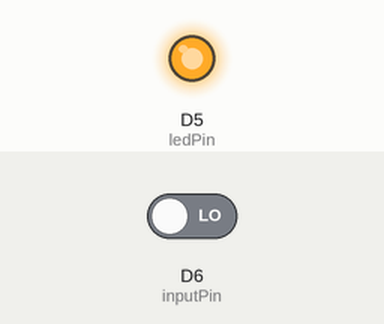
A sketch run on a simulated ESP8266 (NodeMCU). Shown: output pins drawn as LEDs (lit = HIGH). The inputs (shaded band) are chosen by the test bench; at power-on: D6 (inputPin) LOW.

Above: at 1.2 s.
1.3 s: D6 (inputPin) driven HIGH
At 2.5 s:
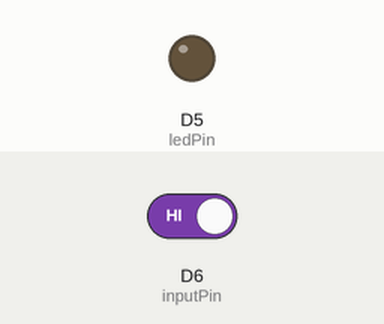
2.8 s: D6 (inputPin) driven LOW
At 3.7 s:
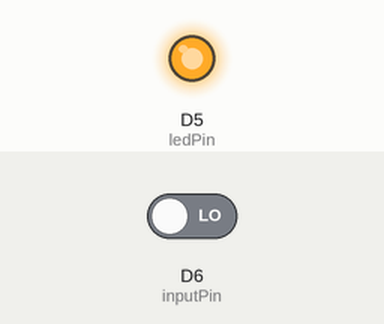
Timing chart, 0 to 5.8 s (numbered marks = the images above; inputs shaded):
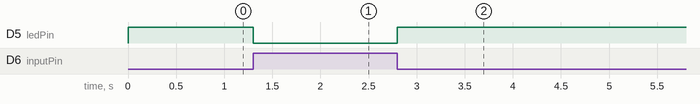

The sketch:

IR_test.ino
```cpp
int ledPin = D5; // choose pin for the LED
int inputPin = D6; // choose input pin (for Infrared sensor)
int val = 0; // variable for reading the pin status
void setup()
{
   pinMode(ledPin, OUTPUT); // declare LED as output
   pinMode(inputPin, INPUT); // declare Infrared sensor as input
}
void loop()
{
   val = digitalRead(inputPin); // read input value
   if (val == HIGH)
   { // check if the input is HIGH
      digitalWrite(ledPin, LOW); // turn LED OFF
   }
   else
   {
      digitalWrite(ledPin, HIGH); // turn LED ON
   }
}
```

Measured:
- after the input at 1.3 s, D5 (ledPin): HIGH → LOW at once
- after the input at 2.8 s, D5 (ledPin): LOW → HIGH at once
